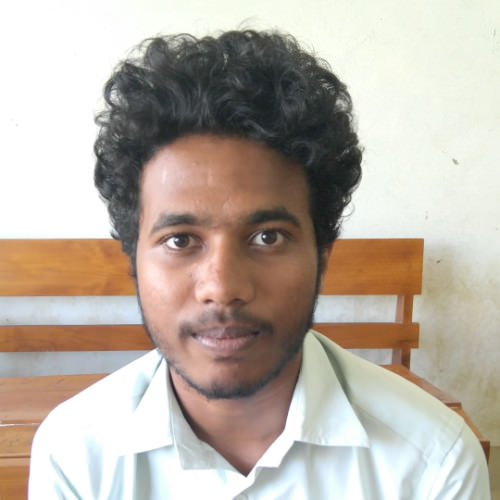
#> input picture training-data/s1/1.jpg, 500 x 500 px; its folder holds only this picture in this run
$ python facemaster.py   (Python 2 division)
#> lines starting #> are read from the running program, lines starting #| are printed output that depends on the picture; after the words box and inside, x2 and y2 are one past the last pixel; in counts of white or black regions, pixels touching at a corner belong together
### face_detect.py
import cv2
import sys
imagePath = "test-data/test.png"

def face_detect(imagePath):
	cascPath = "opencv-files/haarcascade_frontalface_alt.xml"
	faceCascade = cv2.CascadeClassifier(cascPath)
	image = cv2.imread(imagePath)
	gray = cv2.cvtColor(image, cv2.COLOR_BGR2GRAY)
	grays = []
	faces = faceCascade.detectMultiScale(
		gray,
		scaleFactor=1.1,
		minNeighbors=5,
		minSize=(30, 30)
	)

	for (x, y, w, h) in faces:
		cv2.rectangle(image, (x, y), (x+w, y+h), (0, 255, 0), 2)

	cv2.imshow("Faces found", image)
	cv2.waitKey(0)
	for i in range(0, len(faces)):
		(x, y, w, h) = faces[i]
		grays.append(gray[y:y+w, x:x+h])
	print "------------------------------------------------------------"
	print "Reading Image -\-"
	print "Detecting Face -\-"
	print "Face Detection Sucess - Confidence: 100% - Method: HaarCascade"
	print grays
	print "------------------------------------------------------------"
	return grays, faces, len(faces)

### prepare_training_data.py
import cv2, os, sys
import numpy as np
import face_detect as face_detect

def prepare_training_data(data_folder_path):
    dirs = os.listdir(data_folder_path)
    faces = []
    labels = []
    for dir_name in dirs:
        if not dir_name.startswith("s"):
            continue;
        label = int(dir_name.replace("s", ""))
        subject_dir_path = data_folder_path + "/" + dir_name
        subject_images_names = os.listdir(subject_dir_path)
        for image_name in subject_images_names:
            if image_name.startswith("."):
                continue;
            image_path = subject_dir_path + "/" + image_name
            face, rect, length = face_detect.face_detect(image_path)
#> in face_detect, image is the input picture: shape (500, 500, 3); mean B, G, R 166.2, 176.8, 186.5
#> in face_detect, `gray = cv2.cvtColor(image, cv2.COLOR_BGR2GRAY)`:
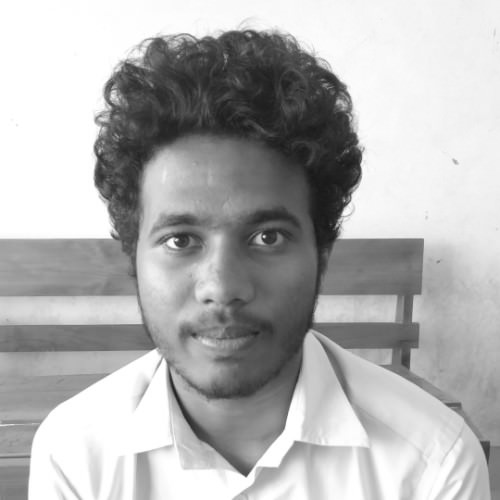
#> gray: shape (500, 500); min 21, max 255, mean 178.5
#> in face_detect, `faces = faceCascade.detectMultiScale( gray, scaleFactor=1.1, minNeighb..`: faces = [[116, 153, 218, 218]]
#> the loop in face_detect, `for (x, y, w, h) in faces:` made 1 pass
#> after the loop in face_detect, `for (x, y, w, h) in faces:`:
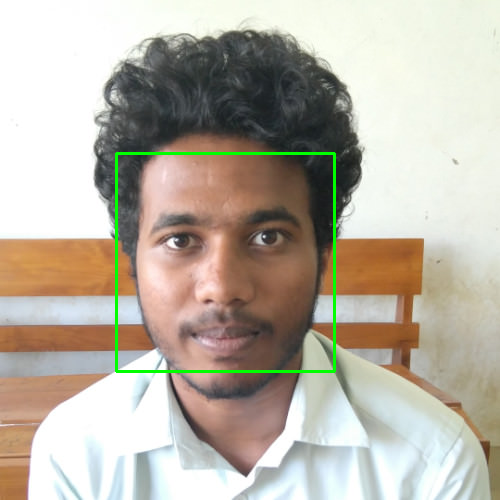
#> image: shape (500, 500, 3); 1.04% of pixels changed, all inside (x1, y1, x2, y2) = (115, 152, 336, 373)
#> the loop in face_detect, `for i in range(0, len(faces)):` made 1 pass
#> after the loop in face_detect, `for i in range(0, len(faces)):`: grays = 1 item
#> (printed output is left out)
#> face = 1 item; rect = [[116, 153, 218, 218]]; length = 1
            if face is not None:
                faces.append(face[0])
                labels.append(label)
#> pass 2 of the loop in prepare_training_data, `for dir_name in dirs:`:
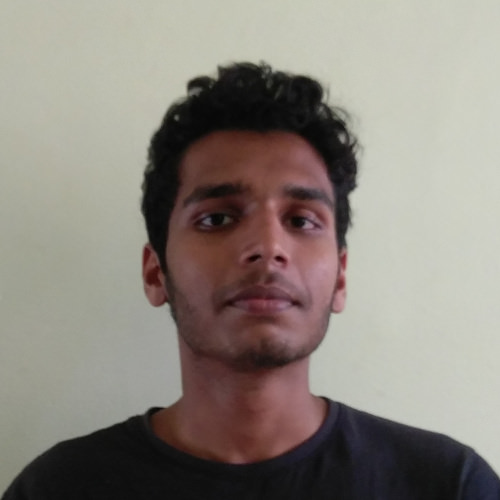
#> input picture training-data/s2/1.jpg, 500 x 500 px
#> in face_detect, image is the input picture: shape (500, 500, 3); mean B, G, R 125.3, 133.2, 140.1
#> in face_detect (call 2), `gray = cv2.cvtColor(image, cv2.COLOR_BGR2GRAY)`:
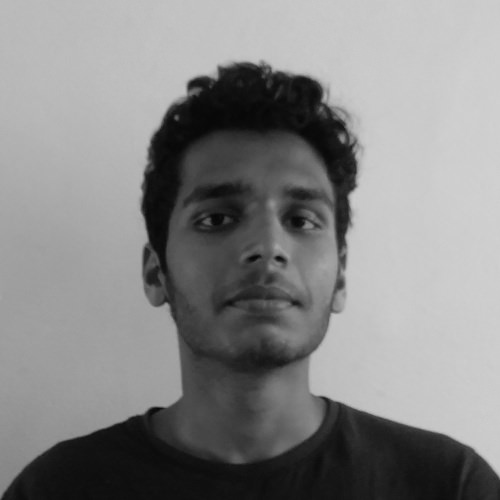
#> gray: shape (500, 500); min 5, max 209, mean 134.4
#> in face_detect (call 2), `faces = faceCascade.detectMultiScale( gray, scaleFactor=1.1, minNeighb..`: faces = [[146, 127, 236, 236]]
#> the loop in face_detect (call 2), `for (x, y, w, h) in faces:` made 1 pass
#> after the loop in face_detect (call 2), `for (x, y, w, h) in faces:`:
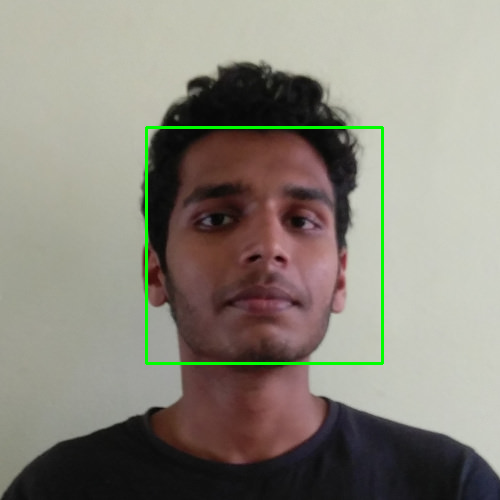
#> image: shape (500, 500, 3); 1.13% of pixels changed, all inside (x1, y1, x2, y2) = (145, 126, 384, 365)
#> the loop in face_detect (call 2), `for i in range(0, len(faces)):` made 1 pass
#> (printed output is left out)

    return faces, labels

### facemaster.py
#trainfunction()
import cv2
import numpy as np
import face_detect as face_detect
import prepare_training_data as prepare_training_data

label = []
def predict(test_img):
	img = cv2.imread(test_img).copy()
	print "\n\n\n"
	print "Face Prediction Running -\-"
	face, rect, length = face_detect.face_detect(test_img)
	print len(face), "faces detected."
	for i in range(0, len(face)):
		labeltemp, confidence = face_recognizer.predict(face[i])
		label.append(labeltemp)
	return img, label

faces, labels = prepare_training_data.prepare_training_data("training-data")
#> faces = 2 items; labels = [1, 2]
face_recognizer = cv2.face.LBPHFaceRecognizer_create()
face_recognizer.train(faces, np.array(labels))


test_img1 = "test-data/test5.jpg"
predicted_img , label= predict(test_img1)
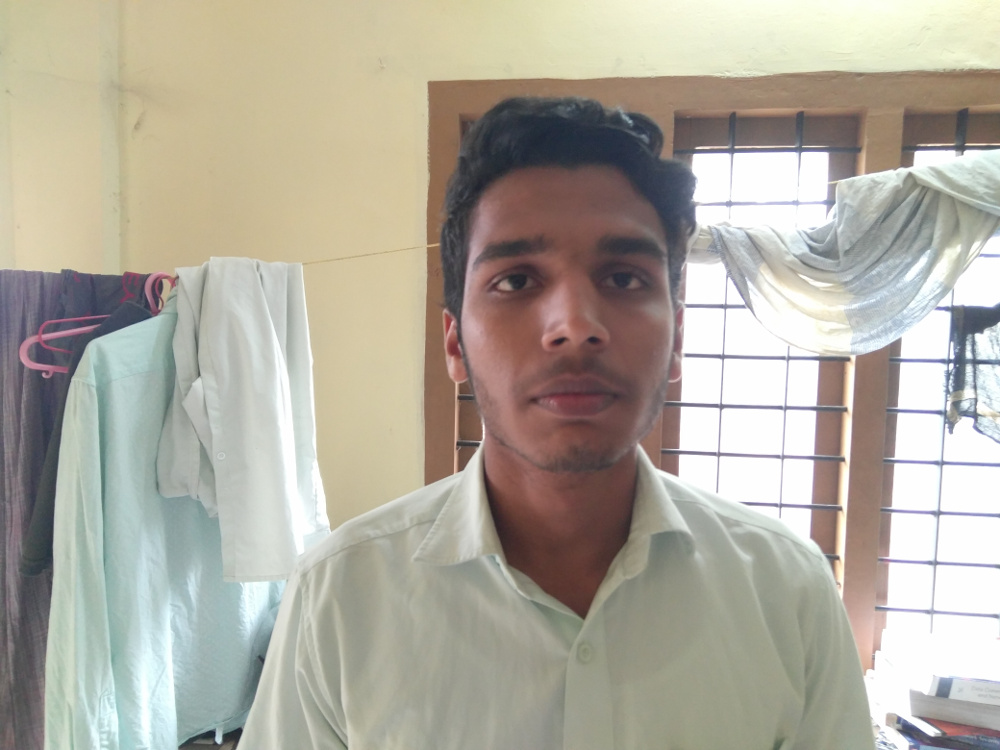
#> input picture test-data/test5.jpg, 1000 x 750 px
#> in predict, img is the input picture: shape (750, 1000, 3); mean B, G, R 158.7, 171.1, 176.1
#> call 3 of face_detect, with imagePath = 'test-data/test5.jpg'
#> in face_detect (call 3), `gray = cv2.cvtColor(image, cv2.COLOR_BGR2GRAY)`:
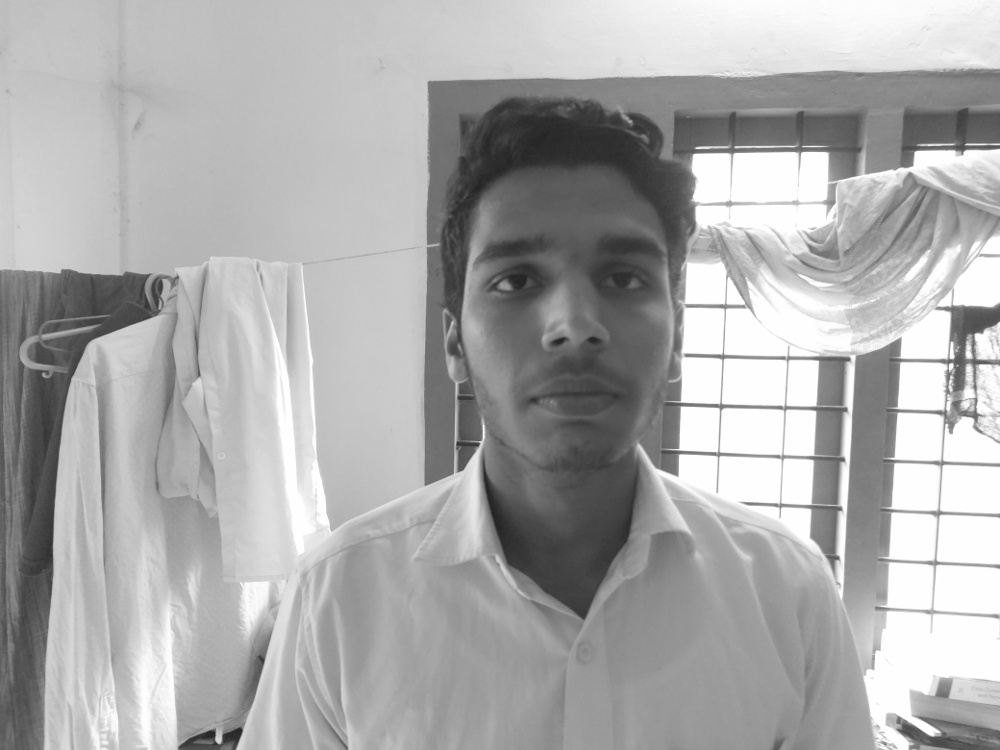
#> gray: shape (750, 1000); min 34, max 255, mean 171.2
#> in face_detect (call 3), `faces = faceCascade.detectMultiScale( gray, scaleFactor=1.1, minNeighb..`: faces = [[424, 165, 287, 287]]
#> the loop in face_detect (call 3), `for (x, y, w, h) in faces:` made 1 pass
#> after the loop in face_detect (call 3), `for (x, y, w, h) in faces:`:
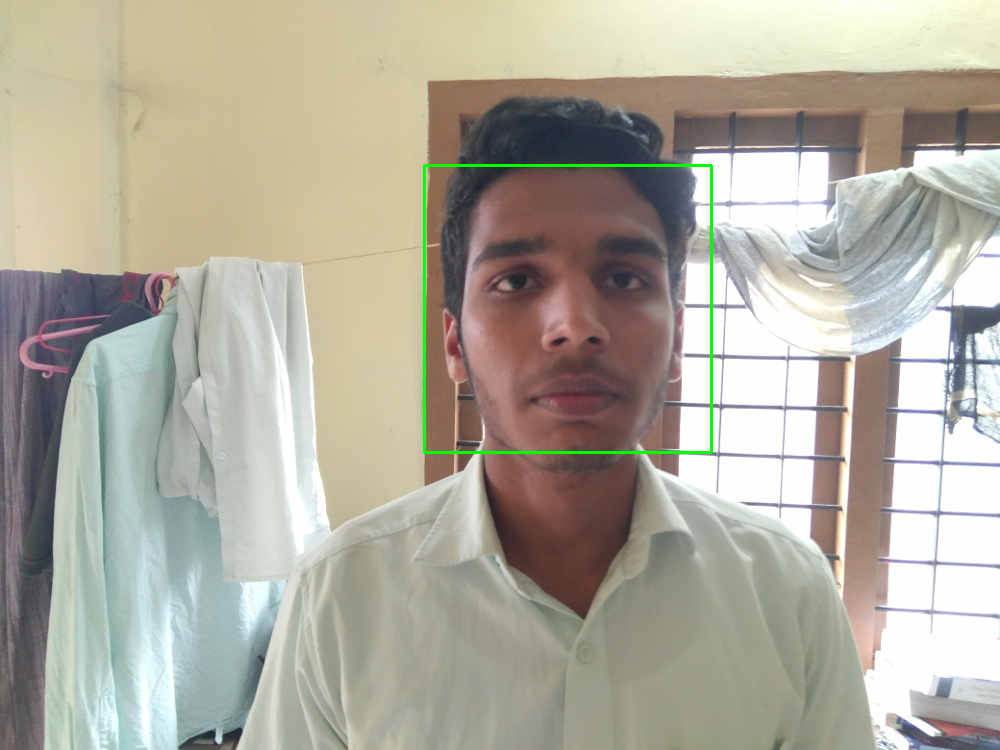
#> image: shape (750, 1000, 3); 0.46% of pixels changed, all inside (x1, y1, x2, y2) = (423, 164, 713, 454)
#> the loop in face_detect (call 3), `for i in range(0, len(faces)):` made 1 pass
#> (printed output is left out)
#> in predict, `face, rect, length = face_detect.face_detect(test_img)`: face = 1 item; rect = [[424, 165, 287, 287]]; length = 1
#| 1 faces detected.
#> in predict, `labeltemp, confidence = face_recognizer.predict(face[i])`: labeltemp = 2; confidence = 61.61
#> label = [2]
cv2.destroyAllWindows()
cv2.waitKey(1)
cv2.destroyAllWindows()
print "Recognized Students = ", label
#| Recognized Students =  [2]
